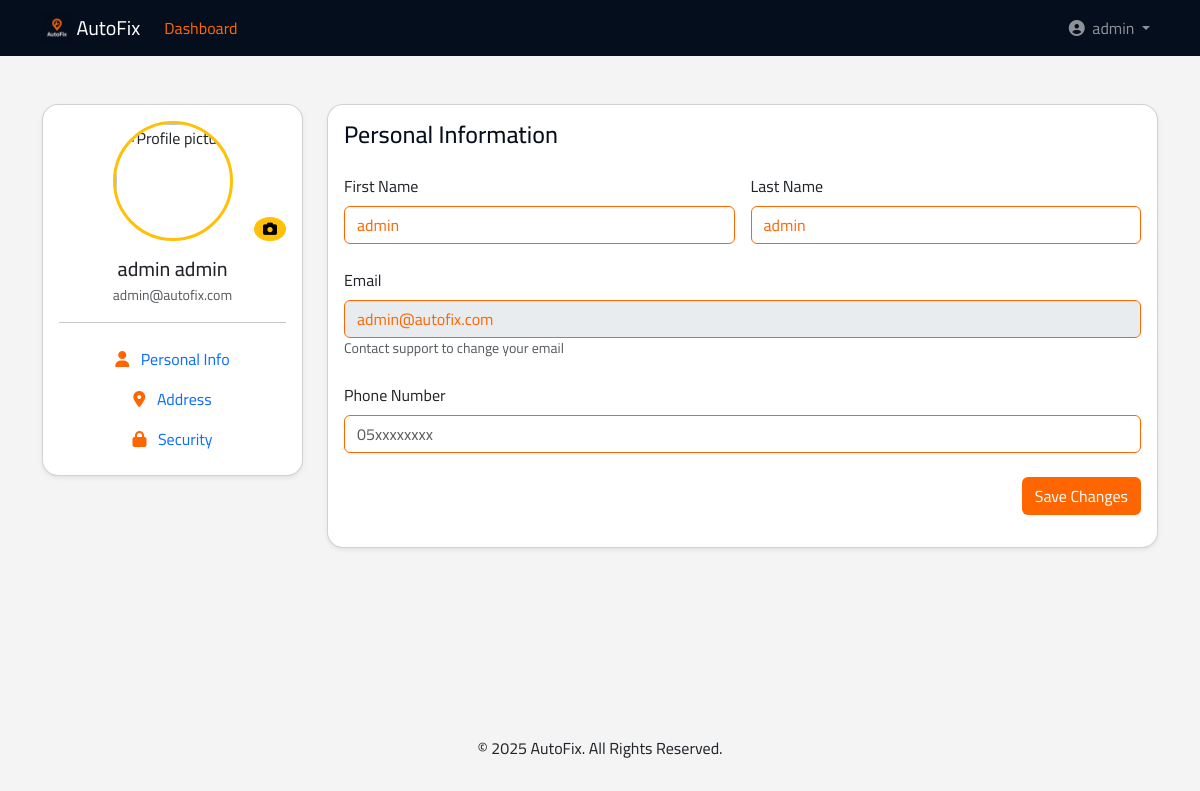
The page /accounts/profile/ (signed in) on the database as committed earlier.
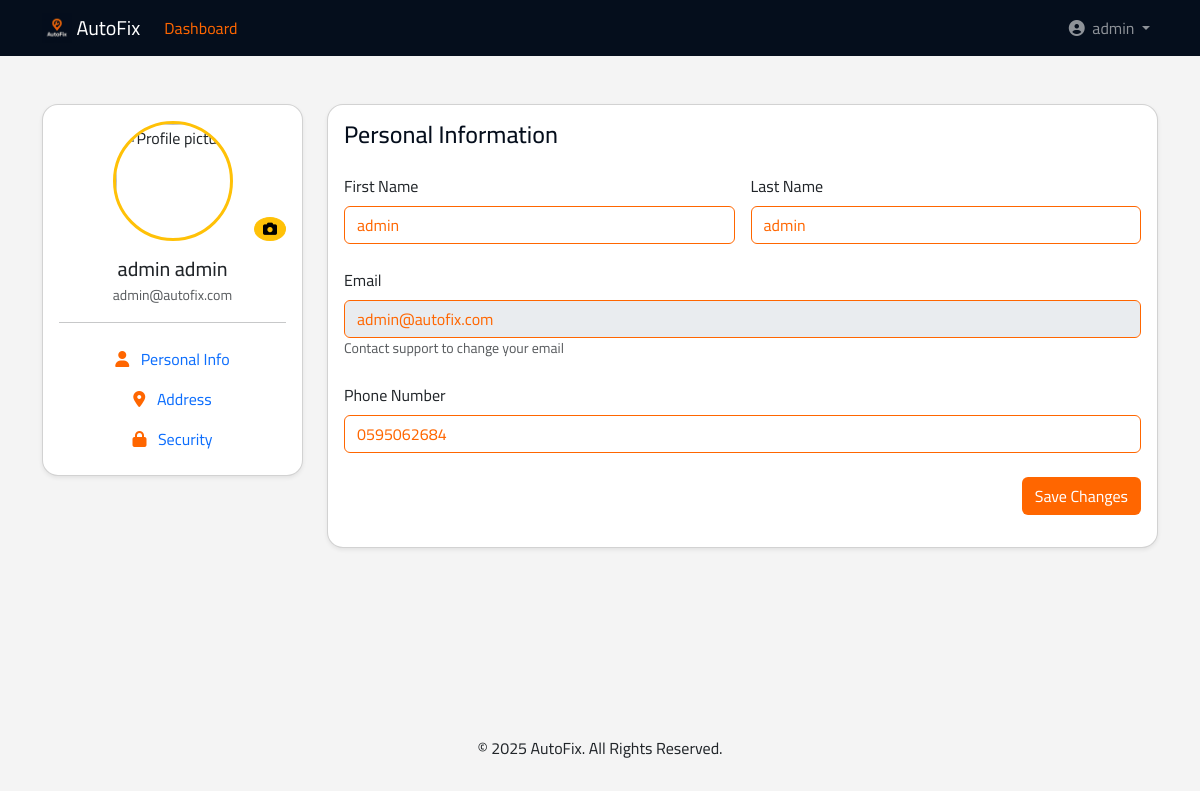
The same page on the database as committed later.
### accounts/models.py (models this page shows, shortened)
class User(AbstractUser):
    username = None
    email = models.EmailField(unique=True)
    phone = models.CharField(max_length=15, unique=True, blank=True)
    is_workshop_owner = models.BooleanField(default=False)
    address = models.ForeignKey(Address, on_delete=models.SET_NULL, null=True, blank=True)
    objects = UserManager()
    USERNAME_FIELD = 'email'
    REQUIRED_FIELDS = ['first_name', 'last_name']  # names required for registration
    def get_full_name(self):
        return f"{self.first_name} {self.last_name}"
    def get_short_name(self):
        return self.first_name

### accounts/views.py (the view)
# urls.py: path('profile/', views.profile, name='profile'),
def profile(request):
    if not request.user.is_authenticated:
        return redirect('landing:main')
    context = {
        'user': request.user,
        'GOOGLE_MAPS_API_KEY': settings.GOOGLE_MAPS_API_KEY
    }
    return render(request, 'accounts/profile.html', context)

### templates/accounts/profile.html (shortened to what the changed rows need)
{% extends "base.html" %}
{% load static %}
{% load bootstrap5 %}
{% block content %}
<div class="container py-5">
    <div class="row">
        <div class="col-md-3 mb-4">
            <div class="card shadow-sm rounded-4">
                <div class="card-body text-center">
                    <div class="position-relative mb-3">
                        <img src="{% static 'img/default-avatar.png' %}"
                             class="rounded-circle border border-3 border-warning"
                             width="120" height="120"
                             alt="Profile picture">
                        <button class="btn btn-sm btn-warning position-absolute bottom-0 end-0 rounded-circle">
                        </button>
                    </div>
                    <h5 class="mb-1">{{ user.get_full_name }}</h5>
                    <p class="text-muted small mb-3">{{ user.email }}</p>
                    <hr>
                    <ul class="nav flex-column">
                        <li class="nav-item">
                        </li>
                        <li class="nav-item">
                        </li>
                        <li class="nav-item">
                        </li>
                    </ul>
                </div>
            </div>
        </div>
        <div class="col-md-9">
            <div class="card shadow-sm rounded-4">
                <div class="card-body">
                    <div class="tab-content">
                        <div class="tab-pane fade show active" id="personal-info">
                            <form method="post" action="{% url 'accounts:profile_update' %}">
                                <div class="row g-3 mb-4">
                                    <div class="col-md-6">
                                        <label class="form-label">First Name</label>
                                        <input type="text" name="first_name" value="{{ user.first_name }}"
                                               class="form-control" style="border-color: #ff6600; color: #ff6600;">
                                    </div>
                                    <div class="col-md-6">
                                        <label class="form-label">Last Name</label>
                                        <input type="text" name="last_name" value="{{ user.last_name }}"
                                               class="form-control" style="border-color: #ff6600; color: #ff6600;">
                                    </div>
                                </div>
                                <div class="mb-4">
                                    <label class="form-label">Email</label>
                                    <input type="email" value="{{ user.email }}"
                                           class="form-control" style="border-color: #ff6600; color: #ff6600;" disabled>
                                    <small class="text-muted">Contact support to change your email</small>
                                </div>
                                <div class="mb-4">
                                    <label class="form-label">Phone Number</label>
                                    <input type="tel" name="phone" value="{{ user.phone }}"
                                           class="form-control" style="border-color: #ff6600; color: #ff6600;"
                                           placeholder="05xxxxxxxx">
                                </div>
                            </form>
                        </div>
                    </div>
                </div>
            </div>
        </div>
    </div>
</div>
{% endblock %}

### templates/base.html (shortened to what this page needs)
{% load static bootstrap5 %}
{% bootstrap_css %}
<!DOCTYPE html>
<html lang="en">
<head>
    <link rel="stylesheet" href="https://cdnjs.cloudflare.com/ajax/libs/font-awesome/6.4.0/css/all.min.css">
    <link rel="stylesheet" href="{% static 'css/main.css' %}">
</head>
<body class="d-flex flex-column min-vh-100">
    <nav class="navbar navbar-expand-lg navbar-dark" style="background-color: #050e1c;">
        <div class="container">
            {% if user.is_authenticated %}
                <a class="navbar-brand" href="{% url 'landing:dashboard' %}">
                    <img src="{% static 'img/dark_logo.png' %}" alt="AutoFix Logo" width="30" height="30" class="d-inline-block align-top">
                    AutoFix
                </a>
            {% else %}
                <a class="navbar-brand" href="{% url 'landing:main' %}">
                    <img src="{% static 'img/dark_logo.png' %}" alt="AutoFix Logo" width="30" height="30" class="d-inline-block align-top">
                    AutoFix
                </a>
            {% endif %}
            <div class="collapse navbar-collapse" id="navbarMain">
                <ul class="navbar-nav me-auto">
                    {% if user.is_authenticated %}
                    <li class="nav-item">
                        <a class="nav-link" href="{% url 'landing:dashboard' %}" style="color: #ff6600;">Dashboard</a>
                    </li>
                    {% endif %}
                </ul>
                <ul class="navbar-nav ms-auto">
                    {% if user.is_authenticated %}
                        <li class="nav-item dropdown">
                            <a class="nav-link dropdown-toggle" href="#" id="userDropdown" role="button" data-bs-toggle="dropdown">
                                <i class="fas fa-user-circle me-1"></i> {{ user.get_short_name }}
                            </a>
                        </li>
                    {% endif %}
                </ul>
            </div>
        </div>
    </nav>
    <main class="flex-grow-1">
        {% block content %}{% endblock %}
    </main>
    <footer class="text-center py-4">
        <p>&copy; {% now "Y" %} AutoFix. All Rights Reserved.</p>
    </footer>
</body>
</html>

Rows that differ between the two databases and show on the page:
changed User "admin admin": phone (not shown) → "0595062684"
